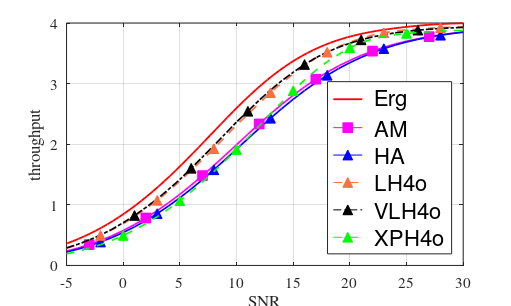

Recreate this plot in MATLAB.
clc;
clear;
%clf;
colour_peach = [251 111 66] ./ 255;
colour_darkblue = [1 17 181] ./ 255;
figure(1)

load Er_MI_16QAM.mat

plot(SNR,Er_MI_16QAM_fading,'r','linewidth',1.3)

hold on 
plot(10,10,'-sm','markerfacecolor','m','MarkerSize',7)
plot(10,10,'-^b','markerfacecolor','b','MarkerSize',7)
plot(10,10,'--^','Color',colour_peach,'MarkerEdgeColor',colour_peach,'markerfacecolor',colour_peach,'MarkerSize',7)
%plot(10,10,'-.o','Color',colour_darkblue,'MarkerEdgeColor',colour_darkblue,'markerfacecolor',colour_darkblue,'MarkerSize',7)
plot(10,10,'-.^k','markerfacecolor','k','MarkerSize',7)
plot(10,10,'--^g','markerfacecolor','g','MarkerSize',7)
hold on

% corrected L-HARQ, problem of renewal-reward K=2
%load LHARQ_translated_AMC_policy_16QAM_K_2_Perfect_Decoding_continuous_R_dop_0.05_rho_0.95_V_LHARQ_Correct_Part1.mat

%L-HARQ throughput with AMC_policy
%throughput_lharq_delta_1_K_2=throughput_lharq(1,(1:18));

%load LHARQ_translated_AMC_policy_16QAM_K_2_Perfect_Decoding_continuous_R_dop_0.05_rho_0.95_V_LHARQ_Correct_Part2.mat
%throughput_lharq_delta_1_K_2=[throughput_lharq_delta_1_K_2 throughput_lharq(1,(19:end))];
%

% corrected L-HARQ, problem of renewal-reward K=4
load LHARQ_translated_AMC_policy_16QAM_K_4_Perfect_Decoding_continuous_R_dop_0.05_rho_0.95_V_LHARQ_Correct_Part1.mat
throughput_lharq_delta_1_K_4=throughput_lharq(1,(1:18));
%L-HARQ throughput with optimal delta

load LHARQ_translated_AMC_policy_16QAM_K_4_Perfect_Decoding_continuous_R_dop_0.05_rho_0.95_V_LHARQ_Correct_Part2.mat
throughput_lharq_delta_1_K_4=[throughput_lharq_delta_1_K_4 throughput_lharq(1,(19:end))];
%


load LHARQ_AMC_policy_16QAM_Perfect_Decoding_continuous_R_dop_0.05_rho_0.95_V_leger.mat
plot(SNRdB,throughput_harq(1,:),'-m','linewidth',1.2)
amrk1=throughput_harq(1,(3:5:end-2));

plot(SNRdB,throughput_harq(4,:),'-b','linewidth',1.2)
amrk2=throughput_harq(4,(4:5:end-2));


plot(SNRdB(3:5:end-2),amrk1,'sm','markerfacecolor','m','MarkerSize',7)
plot(SNRdB(4:5:end-2),amrk2,'^b','markerfacecolor','b','MarkerSize',7)

%%

%plot(SNRdB,throughput_lharq_delta_1_K_2,'--g','linewidth',1.2)
%amrk1=throughput_lharq_delta_1_K_2(3:5:end-2);
plot(SNRdB,throughput_lharq_delta_1_K_4,'--','Color',colour_peach,'linewidth',1.2)
amrk2=throughput_lharq_delta_1_K_4(4:5:end-2);


%load VLHARQ_translated_AMC_policy_16QAM_K_2_Perfect_Decoding_continous_R_dop_0.05_rho_0.95.mat
%plot(SNRdB,throughput_vlharq(1,:),'-.','Color',colour_darkblue,'linewidth',1.2)
%amrk11=throughput_vlharq(1,6:5:end-2);

load VLHARQ_translated_AMC_policy_16QAM_K_4_Perfect_Decoding_continous_R_dop_0.05_rho_0.95.mat
plot(SNRdB,throughput_vlharq(1,:),'-.k','linewidth',1.2)
amrk22=throughput_vlharq(1,(7:5:end-2));

%plot(SNRdB(3:5:end-2),amrk1,'og','markerfacecolor','g','MarkerSize',7)

plot(SNRdB(4:5:end-2),amrk2,'^','MarkerEdgeColor',colour_peach,'markerfacecolor',colour_peach,'MarkerSize',7)

%plot(SNRdB(6:5:end-2),amrk11,'o','MarkerEdgeColor',colour_darkblue,'markerfacecolor',colour_darkblue,'MarkerSize',7)

plot(SNRdB(7:5:end-2),amrk22,'^k','markerfacecolor','k','MarkerSize',7)

load Joint_K_4_R_max_8_Pas_0.1.mat
plot(SNRdB,T_corre,'--g','linewidth',1.2)
amrk1=T_corre(6:5:end-2);
plot(SNRdB(6:5:end-2),amrk1,'^g','markerfacecolor','g','MarkerSize',7)


xlabel('SNR')
ylabel('throughput')

grid

legend(' Erg',' AM',' HA',' LH4o',' VLH4o',' XPH4o','Location','SouthEast')
axis([-5 30 0 4])

set(gca,'fontsize',11)
ll=legend;
set(ll,'FontSize',16);
%set(gcf,'PaperPositionMode','manual');

set(gcf,'PaperUnits','centimeters');
lar=512;
lon=2*lar/(1.1+sqrt(5));
set(gcf,'Position',[384 874 lar lon]);
set(gcf,'PaperPosition',[1.19 16 1.19 16]);
set(gca,'fontName','Times')
set(gcf,'PaperPositionMode','auto');




name_figure = 'VL-LHARQ_rho95-1';
print('-depsc','-r300',name_figure)

